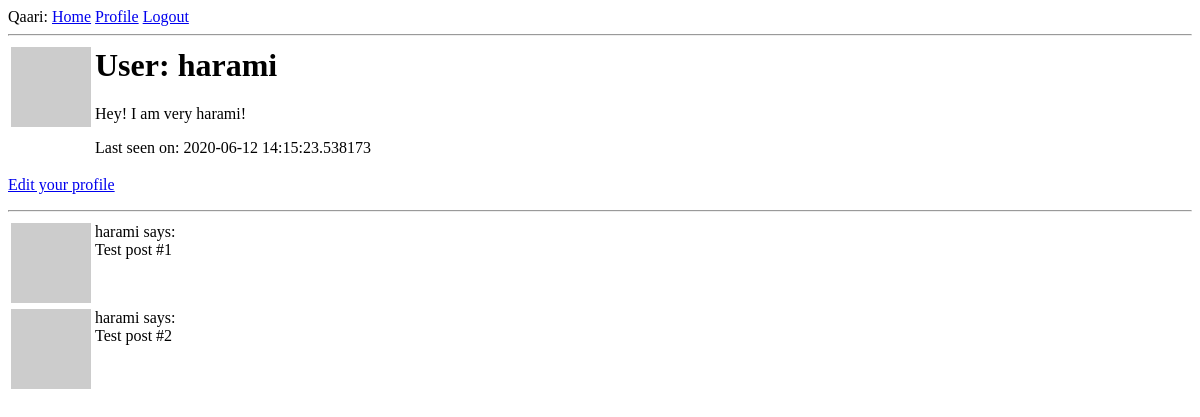
The page /user/harami (signed in) on the database as committed earlier.
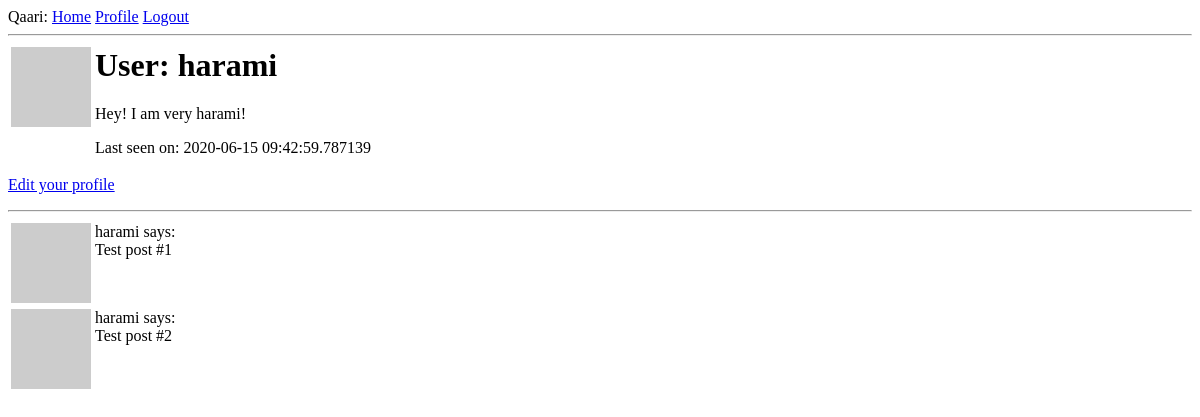
The same page on the database as committed later.
### app/models.py (models this page shows, shortened)
class User(UserMixin, db.Model):
    id = db.Column(db.Integer, primary_key=True)
    username = db.Column(db.String(64), index=True, unique=True)
    email = db.Column(db.String(120), index=True, unique=True)
    password_hash = db.Column(db.String(128))
    about_me = db.Column(db.String(140))
    last_seem = db.Column(db.DateTime, default=datetime.utcnow)
    posts = db.relationship('Post', backref='author', lazy='dynamic')
    def avatar(self, size):
        digest = md5(self.email.lower().encode('utf-8')).hexdigest()
        return 'https://www.gravatar.com/avatar/{}?d=identicon&s={}'.format(
            digest, size)

### app/routes.py (the view)
@app.route('/user/<username>')
@login_required
def user(username):
    user = User.query.filter_by(username=username).first_or_404()
    posts = [
        {'author': user, 'body': 'Test post #1'},
        {'author': user, 'body': 'Test post #2'}
    ]
    return render_template('user.html', user=user, posts=posts)

### app/models.py (called while the page is built)
@login.user_loader
def load_user(id):
    return User.query.get(int(id))

### app/routes.py (called while the page is built)
@app.before_request
def before_request():
    if current_user.is_authenticated:
        current_user.last_seem = datetime.utcnow()
        db.session.commit()

### app/templates/user.html
{% extends "base.html" %}
{% block content %}
    <table>
        <tr valign='top'>
            <td><img src="{{ user.avatar(128) }}"</td>
            <td><h1>User: {{ user.username }}</h1>
                {% if user.about_me %}<p>{{ user.about_me }}</p>{% endif %}
                {% if user.last_seem %}<p> Last seen on: {{ user.last_seem }}</p>{% endif %}
            </td>
        </tr>
    </table>
    {% if user == current_user %}
    <p><a href="{{ url_for('edit_profile') }}">Edit your profile</a></p>
    {% endif %}
    <hr>
    {% for post in posts %}
        {% include '_post.html' %}
    {% endfor %}
{% endblock %}

### app/templates/base.html (shortened to what this page needs)
<html>
    <head>
    </head>
    <body>
        <div>
            Qaari:
            <a href="{{ url_for('index') }}">Home</a>
            {% if current_user.is_anonymous %}
            <a href="{{ url_for('login') }}">Login</a>
            {% else %}
            <a href="{{ url_for('user', username=current_user.username) }}">Profile</a>
            <a href="{{ url_for('logout') }}">Logout</a>
            {% endif %}
        </div>
        <hr>
        {% block content %}{% endblock %}
    </body>
</html>

### app/templates/_post.html
<table>
    <tr valign='top'>
        <td><img src="{{ post.author.avatar(36) }}"</td>
        <td>{{ post.author.username }} says: <br>{{ post.body }}<td>
    </tr>
</table>

Rows that differ between the two databases and show on the page:
changed User "harami": last_seem "2020-06-12 14:15:23.538173" → "2020-06-15 09:42:59.787139"
